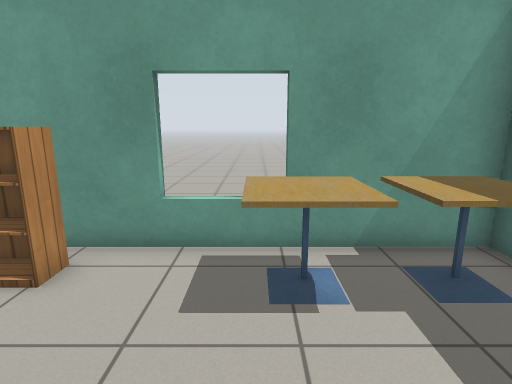
view 1 (above)

16 first-person views from a walk through a Gazebo world. The camera is 1.2 m above the floor, tilts 12° down and sees 80° across. The lines on the ground mark 1 m squares. The floor is counted in squares, 0.5 m on a side. Each view is taken from the middle of a square. On the plan, view 1 faces up. The plan holds only what a view shows up to about 18 squares ahead; the rest is blank. Simple patterns stand in for the simulator's built-in surfaces. Simple shapes stand in for some stock models.

view 2
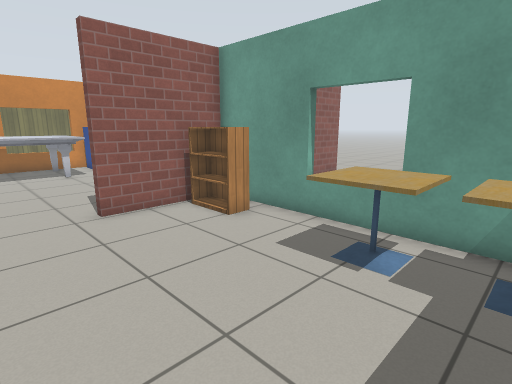

view 3
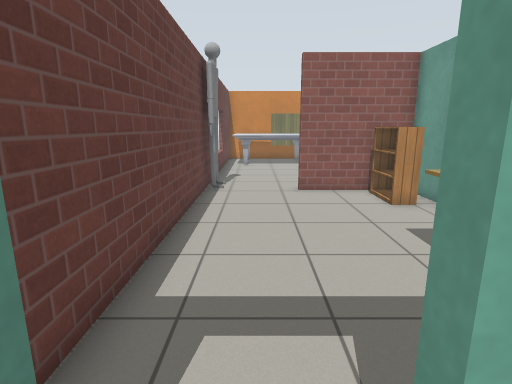

view 4
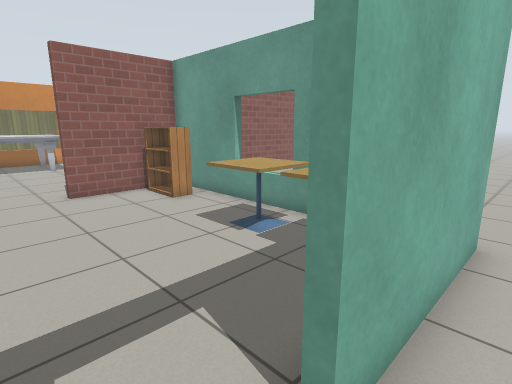

view 5
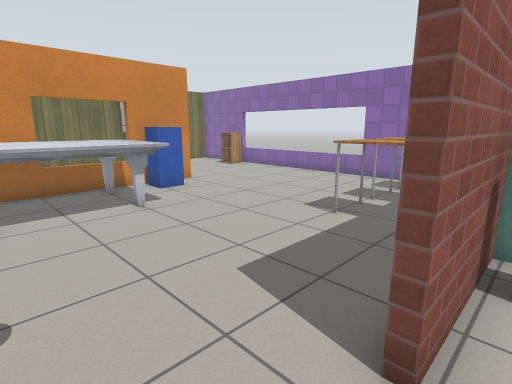

view 6
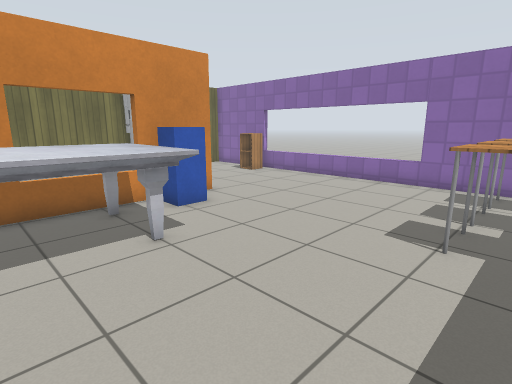

view 7
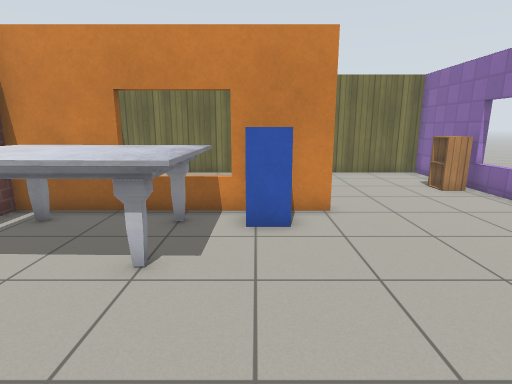

view 8
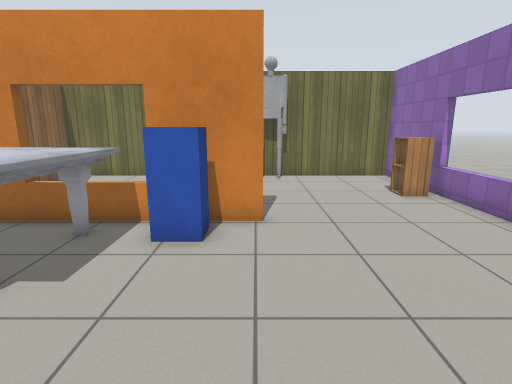

view 9
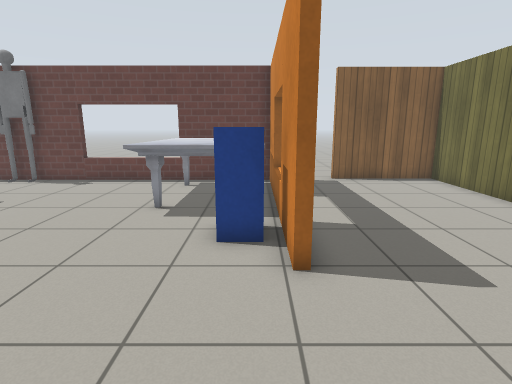

view 10
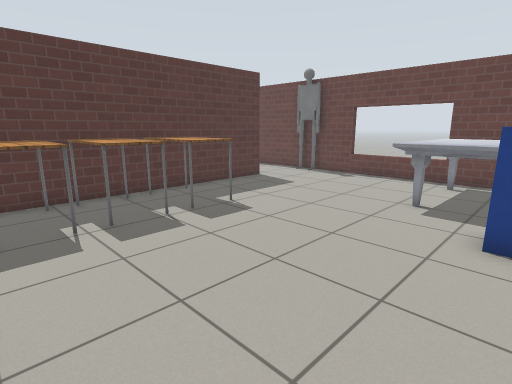

view 11
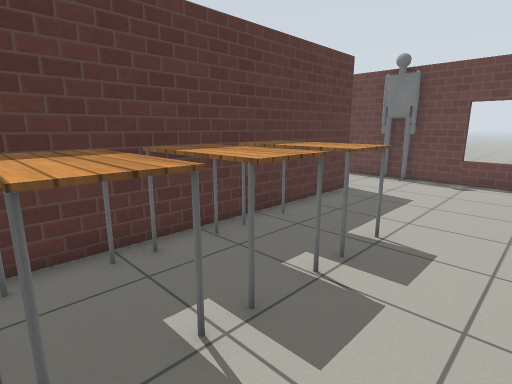

view 12
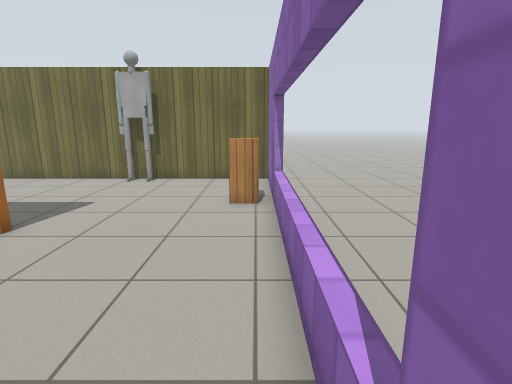

view 13
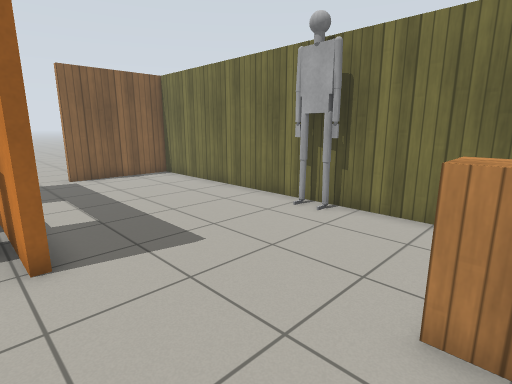

view 14
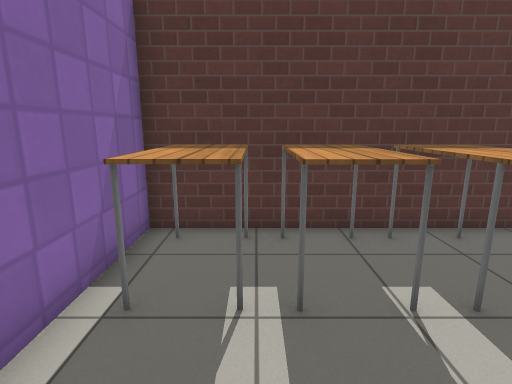

view 15
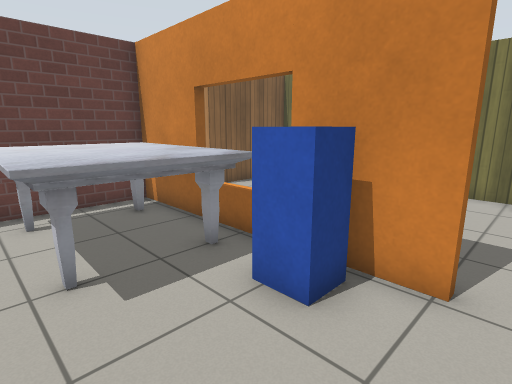

view 16
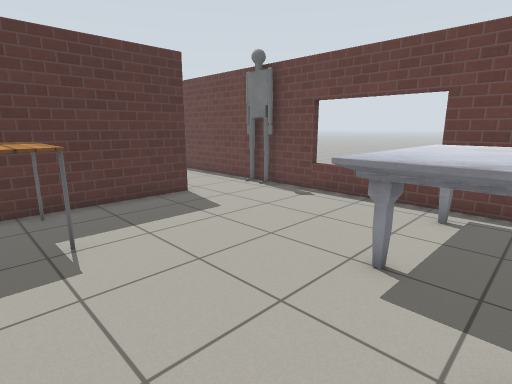

### Floor plan
Points are (right, up) in squares from view 1. A wall is a line through its corners. A room is listed if a view was taken in it or the views show most of it. See-through windows are left out.
Room 1 (views 1, 2, 5)
walls: (-5.4, -2) (3.6, -2); (4.8, 5.2) (4.8, 5.9) (-5.6, 5.9) (-5.6, 1.6)
ways out: open door at (5, -0.5) to room 2; opening at (-6, 0) to room 3
objects: bookshelf (-5, 5) to (-4, 5); cafe table (0, 4) to (1, 5); cafe table (2, 4) to (4, 5)
Room 2 (views 3, 4)
walls: (5.1, 6.2) (5.1, 0.7); (-5.6, 14) (-5.6, 9.5)
ways out: open door at (5, -0.5) to room 1
Room 3 (views 6, 7, 8, 9, 10, 11, 12, 13, 14, 15, 16)
walls: (-17.6, 7.3) (-17.6, -2) (-5.4, -2); (-25.3, 7.4) (-25.3, -2.3) (-20.6, -2.3); (-5.9, 1.6) (-5.9, 13.6) (-25.3, 13.6) (-25.3, 8.4)
ways out: opening at (-6, 0) to room 1; opening at (-19.5, -2)
objects: cabinet (-21, 12) to (-21, 13); marble table (-17, -1) to (-14, 4); postbox (-17, 5) to (-16, 6); table (-9, 7) to (-7, 8); table (-9, 9) to (-7, 10); table (-9, 11) to (-7, 13); other object (-7, -2)

Where each view was taken, in squares from view 1:
view 1: 0 up, 0 right, facing up
view 2: 1 down, 3 right, facing up-left
view 3: 0 up, 6 right, facing left
view 4: 1 down, 6 right, facing up-left
view 5: 1 down, 5 left, facing up-left
view 6: 0 up, 8 left, facing up-left
view 7: 5 up, 9 left, facing left
view 8: 7 up, 10 left, facing left
view 9: 12 up, 17 left, facing down
view 10: 13 up, 17 left, facing down-right
view 11: 13 up, 12 left, facing down-right
view 12: 13 up, 11 left, facing left
view 13: 13 up, 17 left, facing down-left
view 14: 11 up, 13 left, facing right
view 15: 8 up, 13 left, facing down-left
view 16: 8 up, 16 left, facing down-right
